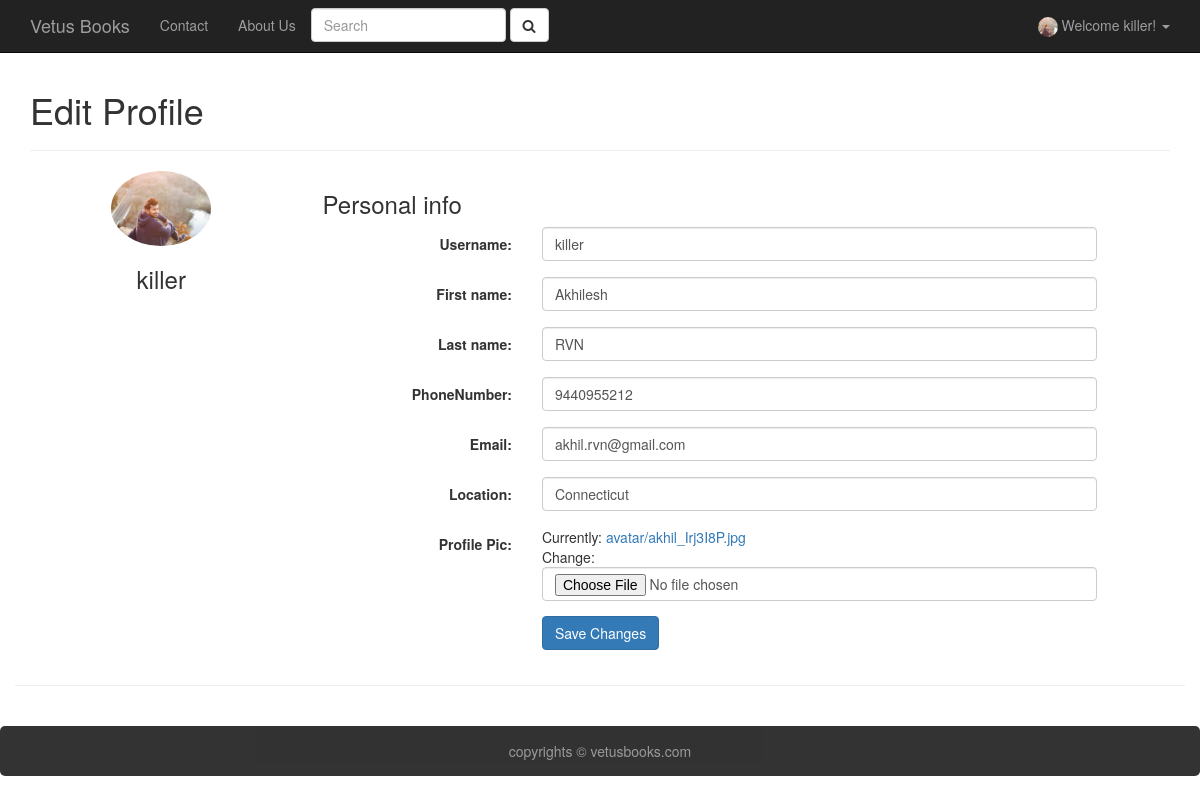
The page /profile/ (signed in) on the database as committed earlier.
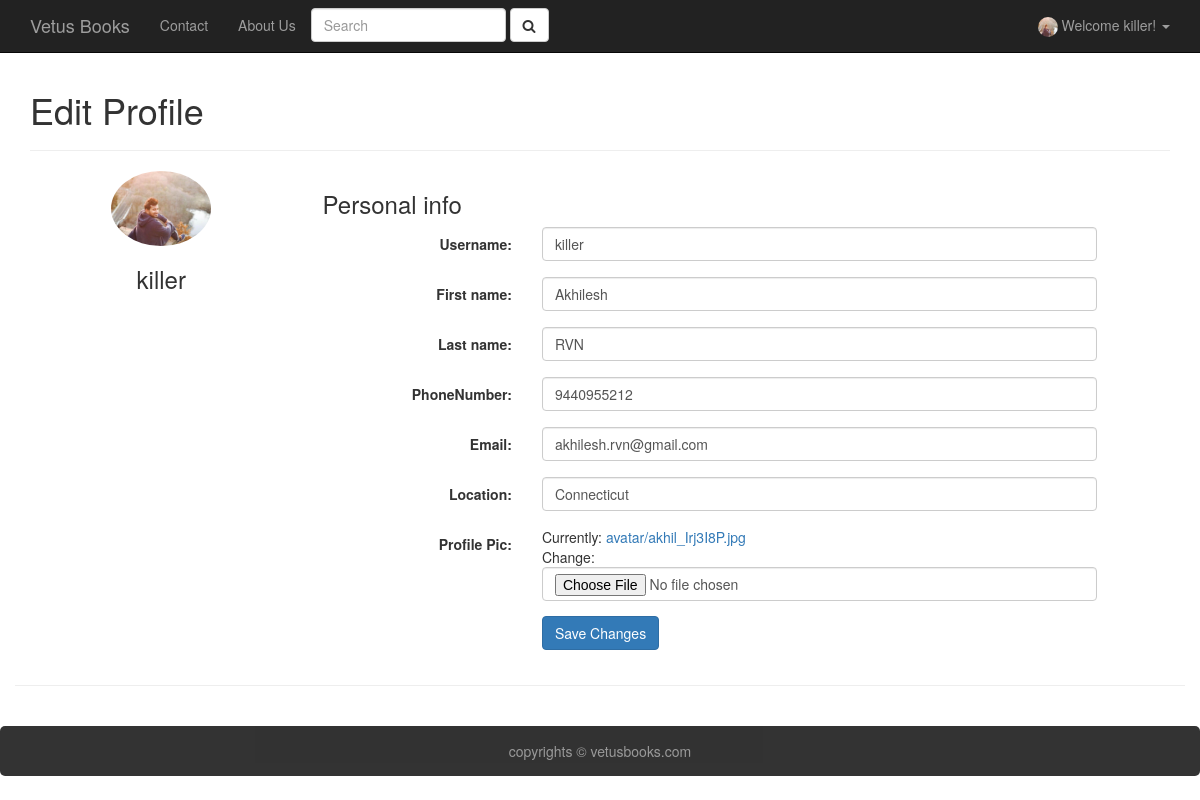
The same page on the database as committed later.
### vetusbooks/models.py (models this page shows)
class User(AbstractUser):
	phone = models.CharField(max_length=10, unique=True, validators=[validate_phone], blank=False)
	location = models.CharField(max_length = 30, blank=True)
	birth_date = models.DateField(null=True, blank=True)
	avatar = models.ImageField(upload_to = 'avatar', default = 'avatar/avatar.jpg')

### vetusbooks/views.py (the view)
# urls.py: url(r'^profile/$', views.user_profile, name='view_profile'),
def user_profile(request):
	context = {
			"title": "Profile",
	}
	if(not request.user.is_authenticated()):
		return HttpResponseRedirect("/")
	if request.method == "POST":
		profile_form = UserProfileForm(request.POST, request.FILES, instance = request.user)
		if profile_form.is_valid():
			new_user = profile_form.save()
			context["alert_message"] = "Profile Updated Successfully!"
			context["profile_form"] = profile_form
			return render(request, "registration/user_profile.html", context)
	else:
		profile_form = UserProfileForm(instance=request.user)
	context["profile_form"] = profile_form
	return render(request, 'registration/user_profile.html', context)

### vetusbooks/forms.py (shortened to what this page needs)
class UserProfileForm(forms.ModelForm):
    def __init__(self, *args, **kwargs):
        super(UserProfileForm, self).__init__(*args, **kwargs)
        for field in iter(self.fields):
            self.fields[field].widget.attrs.update({
            'class': 'form-control'
            })
    class Meta:
        model = User
        fields = {
            'username', 'email', 'first_name', 'last_name','phone', 'avatar', 'location'
        }

### vetusbooks/templates/registration/user_profile.html (shortened to what this page needs)
{% extends "base.html" %}
{% block content %}
<div class="container">
    <h1>Edit Profile</h1>
  	<hr>
	<div class="row">
      <div class="col-md-3">
        <div class="text-center">
          <img src="{{ request.user.avatar.url }}" class="avatar img-circle" alt="avatar" width="100px">
          <h3>{{ request.user.username }}</h3>
        </div>
      </div>
      <div class="col-md-9 personal-info">
        <h3>Personal info</h3>
        <form method="POST" class="form-horizontal" enctype="multipart/form-data" role="form">{% csrf_token %}
          <div class="fieldWrapper form-group">
            <label class="col-lg-3 control-label" for="{{ profile_form.username.id_for_label }}">Username:</label>
            <div class="col-lg-8">
              {{ profile_form.username }}
            </div>
            <div class="col-lg-8">
            </div>
          </div>
          <div class="fieldWrapper">
          <div class="form-group">
            <label class="col-lg-3 control-label">First name:</label>
            <div class="col-lg-8">
              {{ profile_form.first_name }}
            </div>
            <div class="col-lg-8">
            </div>
          </div>
          <div class="form-group">
            <label class="col-lg-3 control-label">Last name:</label>
            <div class="col-lg-8">
              {{ profile_form.last_name }}
            </div>
            <div class="col-lg-8">
            </div>
          </div>
        </div>
        <div class="fieldWrapper">
          <div class="form-group">
            <label class="col-md-3 control-label">PhoneNumber:</label>
            <div class="col-md-8">
              {{ profile_form.phone}}
            </div>
            <div class="col-lg-8">
          </div>
          </div>
        </div>
        <div class="fieldWrapper">
          <div class="form-group">
            <label class="col-md-3 control-label">Email:</label>
            <div class="col-md-8">
              {{ profile_form.email}}
            </div>
            <div class="col-lg-8">
          </div>
          </div>
        </div>
        <div class="fieldWrapper">
          <div class="form-group">
            <label class="col-md-3 control-label">Location:</label>
            <div class="col-md-8">
              {{ profile_form.location}}
            </div>
            <div class="col-lg-8">
          </div>
          </div>
        </div>
        <div class="fieldWrapper">
          <div class="form-group">
            <label class="col-md-3 control-label">Profile Pic:</label>
            <div class="col-md-8">
              {{ profile_form.avatar}}
            </div>
          </div>
        </div>
          <div class="form-group">
            <label class="col-md-3 control-label"></label>
            <div class="col-md-8">
              <input type="Submit" class="btn btn-primary" value="Save Changes">
            </div>
          </div>
        </form>
      </div>
  </div>
</div>
<hr>
{% endblock content %}

### templates/base.html (shortened to what this page needs)
{% load static %}
<!DOCTYPE html>
<html lang="en">
<head>
    <link href="{% static 'css/base.css' %}" rel="stylesheet">
    <link href="{% static 'css/bootstrap.min.css' %}" rel="stylesheet">
    <link href="http://maxcdn.bootstrapcdn.com/font-awesome/4.2.0/css/font-awesome.min.css" rel="stylesheet">
</head>
<body>
    <nav class="navbar navbar-inverse navbar-fixed-top" role="navigation">
        <div class="container">
            <div class="navbar-header">
                <a class="navbar-brand main-title" href="/">Vetus Books</a>
            </div>
            <div class="collapse navbar-collapse" id="bs-example-navbar-collapse-1">
                <ul class ='nav navbar-nav'>
                    <li>
                        <li class="navbar-right"><a href="/about">About Us</a></li>
                    </li>
                    <li>
                        <li class="navbar-right"><a href="/contact">Contact</a></li>
                    </li>
                </ul>
                <ul class="nav navbar-nav">
                    <li>
                    <form method="GET" action="/search" class="navbar-form" role="search">
                    <input type="text" class="form-control" placeholder="Search" name="srch-book" id="srch-term">
                    <button class="btn btn-default" type="submit"><i class="fa fa-search"></i></button>
                    </form>
                    </li>
                </ul>
                <ul class ='nav navbar-nav navbar-right'>
                {% if request.user.is_authenticated %}
                    <li class="dropdown">
                    <a href="#" class="dropdown-toggle" data-toggle="dropdown">
                    <img src="{{ request.user.avatar.url }}" class="profile-image img-circle" width="20px" height="20px"> Welcome {{ request.user.username }}! <b class="caret"></b></a>
                    </li>
                </ul>
                {% endif %}
            </div>
            </div>
    </nav>
    <div class="container-fluid">
        {% block content %}
        {% endblock content %}
    </div>
    <footer class="footer navbar-bottom">
        <p style = "background-color: black; border-radius: 5px; color: gray; text-align: center; padding: 15px; margin-top: 20px; width: 100%; opacity: 0.8; bottom: 0;">copyrights &copy; vetusbooks.com</p>
    </footer>
</body>
</html>

Rows that differ between the two databases and show on the page:
changed User "killer": email "akhil.rvn@gmail.com" → "akhilesh.rvn@gmail.com"
